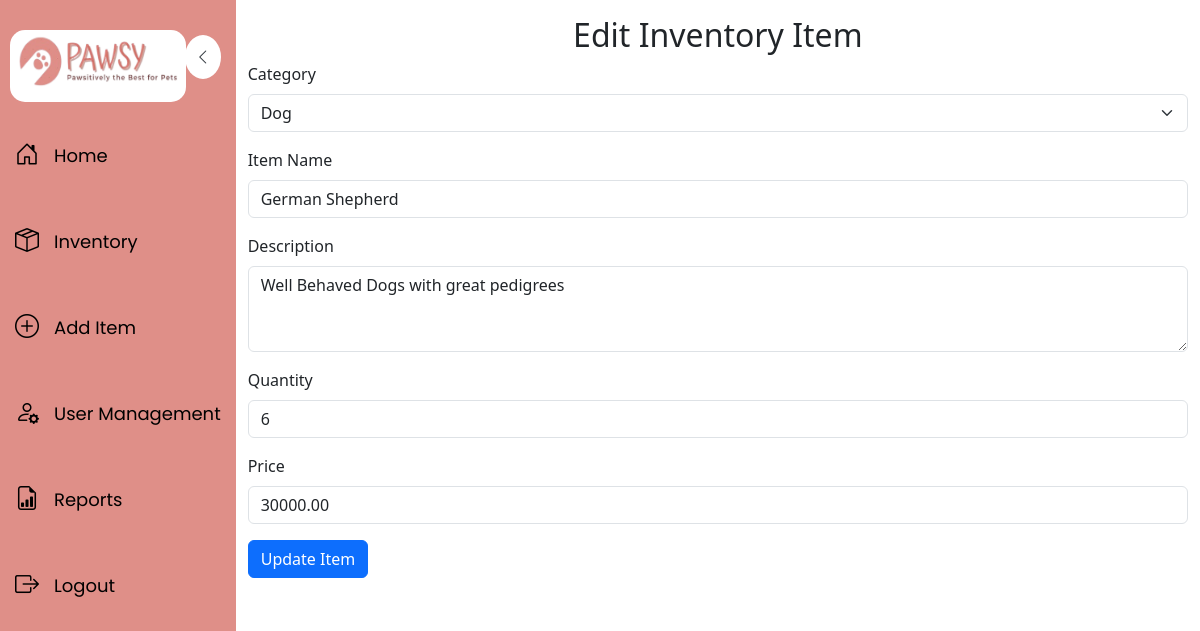
The page /public/edit_item.php?id=18 (signed in) on the database its author committed.
### tables this page shows
CREATE TABLE IF NOT EXISTS `inventory` (
  `id` int NOT NULL AUTO_INCREMENT,
  `name` varchar(255) NOT NULL,
  `description` text,
  `quantity` int NOT NULL,
  `price` decimal(10,2) NOT NULL,
  `category` varchar(100) DEFAULT NULL,
  `created_at` timestamp NULL DEFAULT CURRENT_TIMESTAMP,
  PRIMARY KEY (`id`)
);

CREATE TABLE IF NOT EXISTS `categories` (
  `id` int NOT NULL AUTO_INCREMENT,
  `name` varchar(100) NOT NULL,
  PRIMARY KEY (`id`)
);

### public/edit_item.php (the view, shortened to what this page needs)
<?php
require '../config.php';
$id = $_GET['id'];
$stmt = $pdo->prepare("SELECT * FROM inventory WHERE id = ?");
$stmt->execute([$id]);
$item = $stmt->fetch();
$categories = $pdo->query("SELECT * FROM categories")->fetchAll();
?>
<!DOCTYPE html>
<html lang="en">
<head>
    <link href="https://cdn.jsdelivr.net/npm/bootstrap@5.3.0/dist/css/bootstrap.min.css" rel="stylesheet">
</head>
<body>
    <div class="d-flex">
        <?php include 'dashboard.php'; ?>
        <div class="container-fluid mt-3">
            <h2 class="text-center">Edit Inventory Item</h2>
            <form method="POST" action="../backend/edit_item.php">
                <div class="mb-3">
                    <label for="category_id" class="form-label">Category</label>
                    <select class="form-select" id="category_id" name="category_id" required>
                        <?php foreach ($categories as $category): ?>
                            <option value="<?= $category['id'] ?>" <?= $category['name'] == $item['category'] ? 'selected' : '' ?>>
                                <?= $category['name'] ?>
                            </option>
                        <?php endforeach; ?>
                    </select>
                </div>
                <div class="mb-3">
                    <label for="name" class="form-label">Item Name</label>
                    <input type="text" class="form-control" id="name" name="name" value="<?= htmlspecialchars($item['name']) ?>" required>
                </div>
                <div class="mb-3">
                    <label for="description" class="form-label">Description</label>
                    <textarea class="form-control" id="description" name="description" rows="3" required><?= htmlspecialchars($item['description']) ?></textarea>
                </div>
                <div class="mb-3">
                    <label for="quantity" class="form-label">Quantity</label>
                    <input type="number" class="form-control" id="quantity" name="quantity" value="<?= htmlspecialchars($item['quantity']) ?>" min="1" required>
                </div>
                <div class="mb-3">
                    <label for="price" class="form-label">Price</label>
                    <input type="number" step="0.01" class="form-control" id="price" name="price" value="<?= htmlspecialchars($item['price']) ?>" min="0.01" required>
                </div>
                <button type="submit" class="btn btn-primary">Update Item</button>
            </form>
        </div>
    </div>
</body>
</html>

### rows shown on the page
inventory: category_id "Dog", name "German Shepherd", description "Well Behaved Dogs with great pedigrees", quantity "6", price "30000.00"
